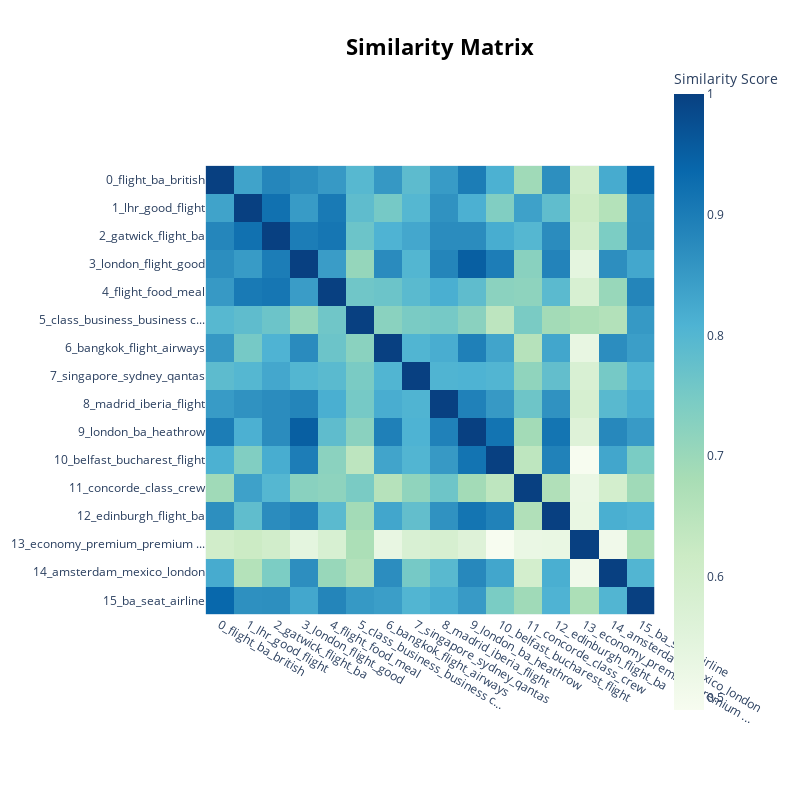

Notebook cell for this chart:
### Code cell
topic_model.visualize_heatmap()

### Figure 1 — Plotly figure (JSON) as saved in the notebook; plotly's stock layout.template omitted (floating-point values rounded to 4 significant figures; data arrays with more than 128 entries replaced by an {"elided": "..."} marker saying what was removed)
{"data": [{"coloraxis": "coloraxis", "hovertemplate": "x: %{x}<br>y: %{y}<br>Similarity Score: %{z}<extra></extra>", "name": "0", "type": "heatmap", "x": ["0_flight_ba_british", "1_lhr_good_flight", "2_gatwick_flight_ba", "3_london_flight_good", "4_flight_food_meal", "5_class_business_business c...", "6_bangkok_flight_airways", "7_singapore_sydney_qantas", "8_madrid_iberia_flight", "9_london_ba_heathrow", "10_belfast_bucharest_flight", "11_concorde_class_crew", "12_edinburgh_flight_ba", "13_economy_premium_premium ...", "14_amsterdam_mexico_london", "15_ba_seat_airline"], "xaxis": "x", "y": ["0_flight_ba_british", "1_lhr_good_flight", "2_gatwick_flight_ba", "3_london_flight_good", "4_flight_food_meal", "5_class_business_business c...", "6_bangkok_flight_airways", "7_singapore_sydney_qantas", "8_madrid_iberia_flight", "9_london_ba_heathrow", "10_belfast_bucharest_flight", "11_concorde_class_crew", "12_edinburgh_flight_ba", "13_economy_premium_premium ...", "14_amsterdam_mexico_london", "15_ba_seat_airline"], "yaxis": "y", "z": {"elided": "16x16 float values"}}], "layout": {"coloraxis": {"colorbar": {"title": {"text": "Similarity Score"}}, "colorscale": [[0, "rgb(247,252,240)"], [0.125, "rgb(224,243,219)"], [0.25, "rgb(204,235,197)"], [0.375, "rgb(168,221,181)"], [0.5, "rgb(123,204,196)"], [0.625, "rgb(78,179,211)"], [0.75, "rgb(43,140,190)"], [0.875, "rgb(8,104,172)"], [1, "rgb(8,64,129)"]]}, "height": 800, "hoverlabel": {"bgcolor": "white", "font": {"family": "Rockwell", "size": 16}}, "legend": {"title": {"text": "Trend"}}, "margin": {"t": 60}, "showlegend": true, "title": {"font": {"color": "Black", "size": 22}, "text": "<b>Similarity Matrix</b>", "x": 0.55, "xanchor": "center", "y": 0.95, "yanchor": "top"}, "width": 800, "xaxis": {"anchor": "y", "constrain": "domain", "domain": [0, 1], "scaleanchor": "y"}, "yaxis": {"anchor": "x", "autorange": "reversed", "constrain": "domain", "domain": [0, 1]}}}
